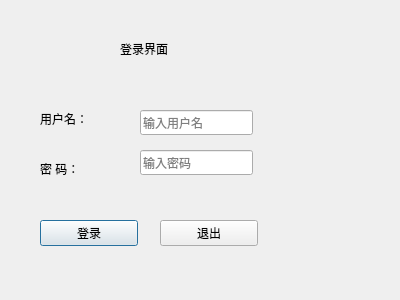
<?xml version="1.0" encoding="UTF-8"?>
<ui version="4.0">
 <class>Dialog</class>
 <widget class="QDialog" name="Dialog">
  <property name="geometry">
   <rect>
    <x>0</x>
    <y>0</y>
    <width>400</width>
    <height>300</height>
   </rect>
  </property>
  <property name="windowTitle">
   <string>Dialog</string>
  </property>
  <widget class="QPushButton" name="pushButton">
   <property name="geometry">
    <rect>
     <x>40</x>
     <y>220</y>
     <width>98</width>
     <height>26</height>
    </rect>
   </property>
   <property name="text">
    <string>登录</string>
   </property>
  </widget>
  <widget class="QPushButton" name="pushButton_2">
   <property name="geometry">
    <rect>
     <x>160</x>
     <y>220</y>
     <width>98</width>
     <height>26</height>
    </rect>
   </property>
   <property name="text">
    <string>退出</string>
   </property>
  </widget>
  <widget class="QLabel" name="label">
   <property name="geometry">
    <rect>
     <x>120</x>
     <y>40</y>
     <width>81</width>
     <height>18</height>
    </rect>
   </property>
   <property name="text">
    <string>登录界面</string>
   </property>
  </widget>
  <widget class="QLabel" name="label_2">
   <property name="geometry">
    <rect>
     <x>40</x>
     <y>110</y>
     <width>81</width>
     <height>18</height>
    </rect>
   </property>
   <property name="text">
    <string>用户名：</string>
   </property>
  </widget>
  <widget class="QLabel" name="label_3">
   <property name="geometry">
    <rect>
     <x>40</x>
     <y>160</y>
     <width>81</width>
     <height>18</height>
    </rect>
   </property>
   <property name="text">
    <string>密 码：</string>
   </property>
  </widget>
  <widget class="QLineEdit" name="lineEdit">
   <property name="geometry">
    <rect>
     <x>140</x>
     <y>110</y>
     <width>113</width>
     <height>25</height>
    </rect>
   </property>
   <property name="placeholderText">
    <string>输入用户名</string>
   </property>
  </widget>
  <widget class="QLineEdit" name="lineEdit_2">
   <property name="geometry">
    <rect>
     <x>140</x>
     <y>150</y>
     <width>113</width>
     <height>25</height>
    </rect>
   </property>
   <property name="echoMode">
    <enum>QLineEdit::Password</enum>
   </property>
   <property name="placeholderText">
    <string>输入密码</string>
   </property>
  </widget>
 </widget>
 <layoutdefault spacing="6" margin="11"/>
 <resources/>
 <connections/>
</ui>
